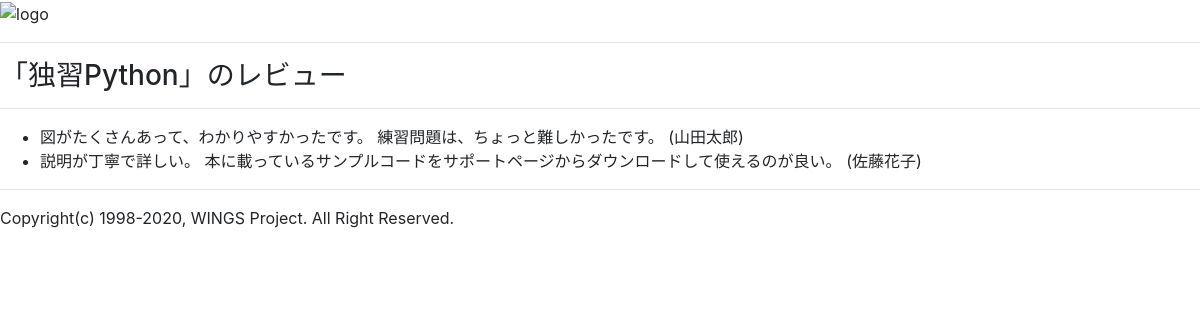
Screenshot of /main/rel with the database file from the repository.
### main/models.py (models this page shows, shortened)
class Book(models.Model):
    isbn = models.CharField(
        verbose_name='ISBNコード',
        max_length=20,
        validators=[
            RegexValidator(
                r'^978-4-[0-9]{4}-[0-9]{4}-[0-9X]{1}$',
                message='ISBNコードは正しい形式で指定してください。'
            )
        ]
    )
    title = models.CharField(
        verbose_name='書名',
        max_length=100
    )
    price = models.IntegerField(
        verbose_name='価格',
        default=0,
        validators=[
            MinValueValidator(
                17,
                message='価格は正の整数で指定してください。'
            )
        ]
    )
    publisher = models.CharField(
        verbose_name='出版社',
        max_length=50,
        choices=[
            ('翔泳社', '翔泳社'),
            ('技術評論社', '技術評論社'),
            ('秀和システム', '秀和システム'),
            ('SBクリエイティブ', 'SBクリエイティブ'),
            ('日経BP', '日経BP'),
        ],
    )
    published = models.DateField(
        verbose_name='刊行日'
    )

class Review(models.Model):
    book = models.ForeignKey(Book, on_delete=models.CASCADE)
    name = models.CharField(
        verbose_name='名前',
        max_length=20
    )
    body = models.TextField(
        verbose_name='本文',
        max_length=255
    )

### main/views.py (the view)
# urls.py: path('rel', views.rel, name='rel'),
def rel(request):
    return render(request, 'main/rel.html', {
        'book': Book.objects.get(pk=1)
    })

### main/templates/main/rel.html
{% extends 'main/layout.html' %}
{% block main %}
<h3>「{{ book.title }}」のレビュー</h3>
<hr>
<ul>
{% for rev in book.review_set.all %}
    <li>{{ rev.body }} ({{ rev.name }})</li>
{% endfor %}
</ul>
{% endblock main %}

### rows the page displays
Book: title "独習Python"
Review: body "図がたくさんあって、わかりやすかったです。 練習問題は、ちょっと難しかったです。", name "山田太郎"
Review: body "説明が丁寧で詳しい。 本に載っているサンプルコードをサポートページからダウンロードして使えるのが良い。", name "佐藤花子"
